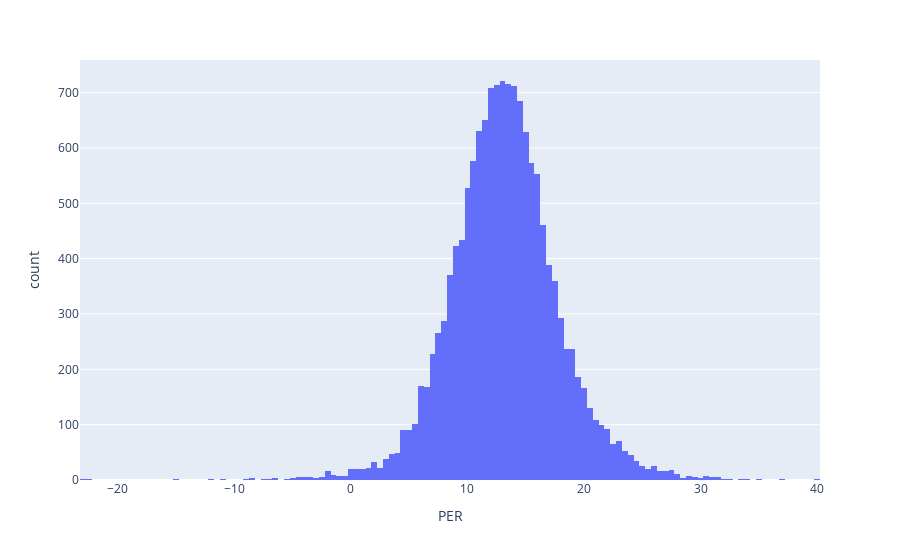

Notebook source saved alongside this figure:
### Code cell
fig = pl.histogram(data, x="PER")
fig.show()

### Figure 1 — Plotly figure (JSON) as saved in the notebook; plotly's stock layout.template omitted (floating-point values rounded to 4 significant figures; data arrays with more than 128 entries replaced by an {"elided": "..."} marker saying what was removed)
{"data": [{"alignmentgroup": "True", "bingroup": "x", "hoverlabel": {"namelength": 0}, "hovertemplate": "PER=%{x}<br>count=%{y}", "legendgroup": "", "marker": {"color": "#636efa"}, "name": "", "offsetgroup": "", "orientation": "v", "showlegend": false, "type": "histogram", "x": {"elided": "14585 float values"}, "xaxis": "x", "yaxis": "y"}], "layout": {"barmode": "relative", "legend": {"tracegroupgap": 0}, "margin": {"t": 60}, "xaxis": {"anchor": "y", "domain": [0, 1], "title": {"text": "PER"}}, "yaxis": {"anchor": "x", "domain": [0, 1], "title": {"text": "count"}}}}
